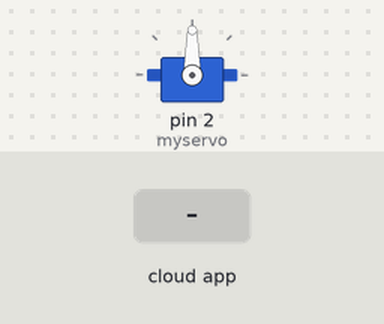
Simulated run of this sketch. Board: Arduino Uno, built with avr-gcc and run on an emulated ATmega328P. Shown: servo. The test bench sets the inputs (shaded band). The ROS host is connected and sends only what is stated.

Above: at 1.2 s.
1.3 s: the phone or cloud app sets linear.x to -100
At 2.5 s:
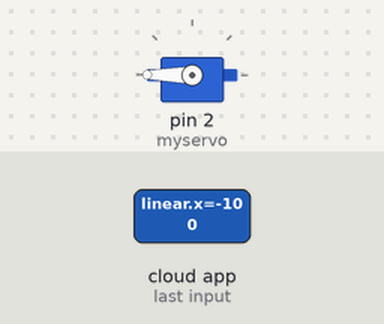
2.8 s: the phone or cloud app sets linear.x to 100
At 3.9 s:
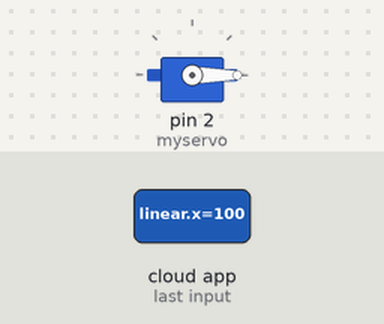
4.3 s: the phone or cloud app sets linear.x to 0
At 5.0 s:
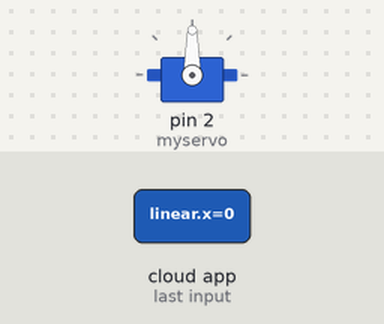
Timing chart, 0 to 7.3 s (numbered marks = the images above; inputs shaded):
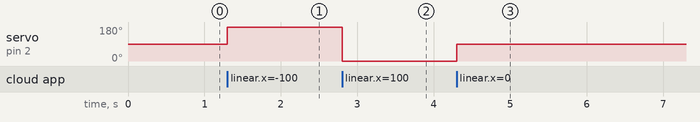

Measured:
- after the input at 1.3 s, servo on pin 2 (myservo): 90° → 180° at once
- after the input at 2.8 s, servo on pin 2 (myservo): 180° → 0° at once
- after the input at 4.3 s, servo on pin 2 (myservo): 0° → 90° at once

The sketch:

Rosserial_Arduino_Exercise4_ServoControl.ino
```cpp
#include <Servo.h>
#include <ros.h>
#include <geometry_msgs/Twist.h>


Servo myservo;
ros::NodeHandle nh;

void teleop(const geometry_msgs::Twist& teleop_msg) {
  float servo_direction = teleop_msg.linear.x;

  if (servo_direction > 0) {
    myservo.write(0);
  }
  else if (servo_direction < 0) {
    myservo.write(180);
  }
  else {
    myservo.write(90);
  }
}

ros::Subscriber<geometry_msgs::Twist> sub("cmd_vel", &teleop);

void setup() {
  myservo.attach(2);
  nh.initNode();
  nh.subscribe(sub);
}

void loop() {

  nh.spinOnce();
  delay(1);
}
```
